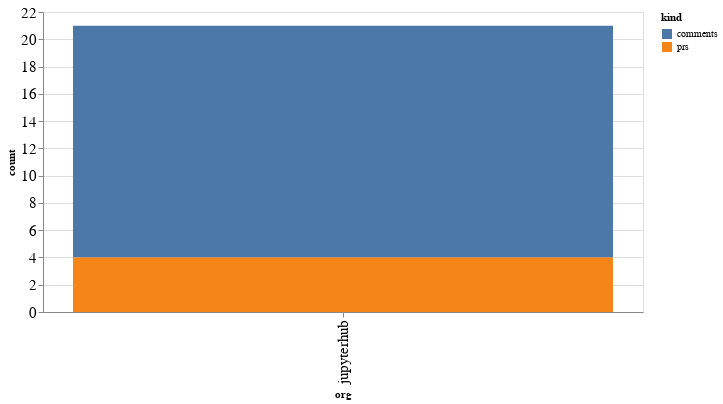

This figure's notebook cell:
### Code cell
alt.Chart(org_summaries, width=600).mark_bar().encode(
    x='org',
    y='count',
    color='kind',
    tooltip="org"
)

### Figure 1 — Vega-Lite specification as saved in the notebook (floating-point values rounded to 4 significant figures)
{"config": {"axisLeft": {"labelFontSize": 15}, "axisBottom": {"labelFontSize": 15}}, "data": {"name": "data-b2c96bfbe4968950f0456334cff44674"}, "mark": "bar", "encoding": {"color": {"type": "nominal", "field": "kind"}, "tooltip": {"type": "nominal", "field": "org"}, "x": {"type": "nominal", "field": "org"}, "y": {"type": "quantitative", "field": "count"}}, "width": 600, "$schema": "https://vega.github.io/schema/vega-lite/v4.8.1.json", "datasets": {"data-b2c96bfbe4968950f0456334cff44674": [{"org": "jupyterhub", "kind": "comments", "count": 17}, {"org": "jupyterhub", "kind": "prs", "count": 4}]}}
